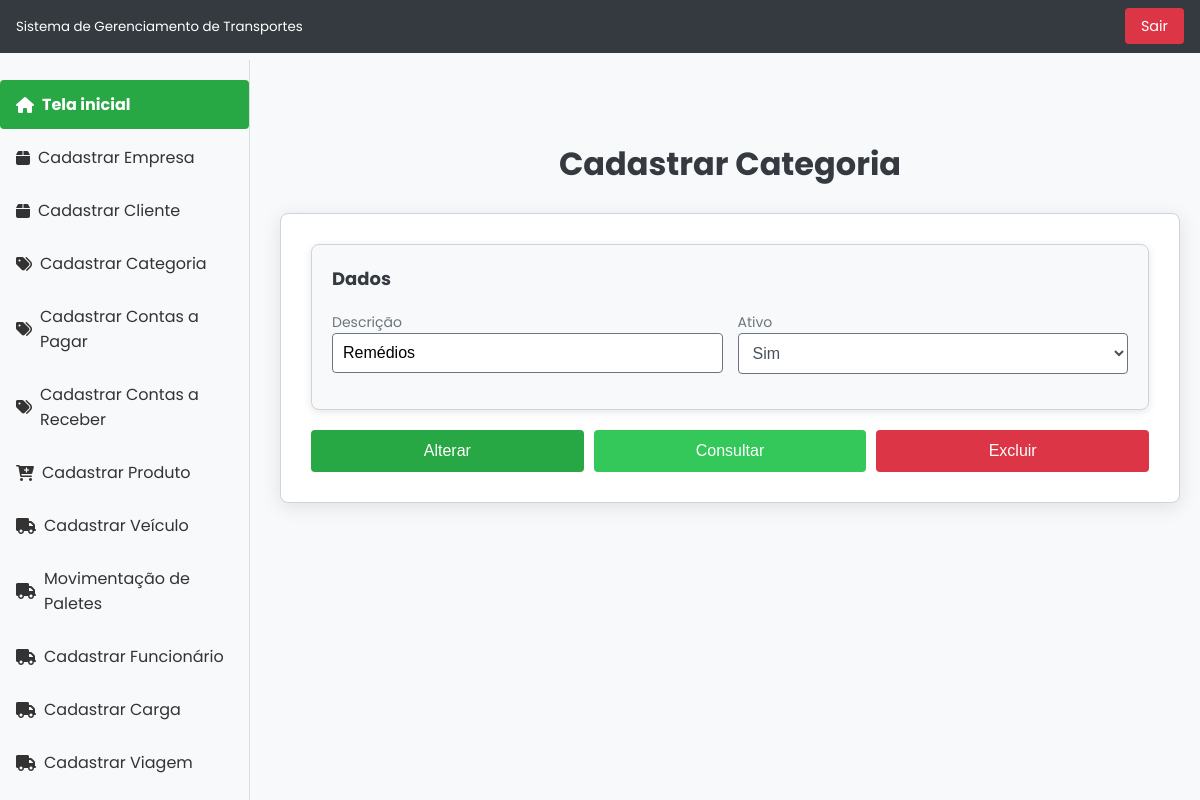
/tcc/categoria/ver?id=5, run on an earlier commit of the app's database.
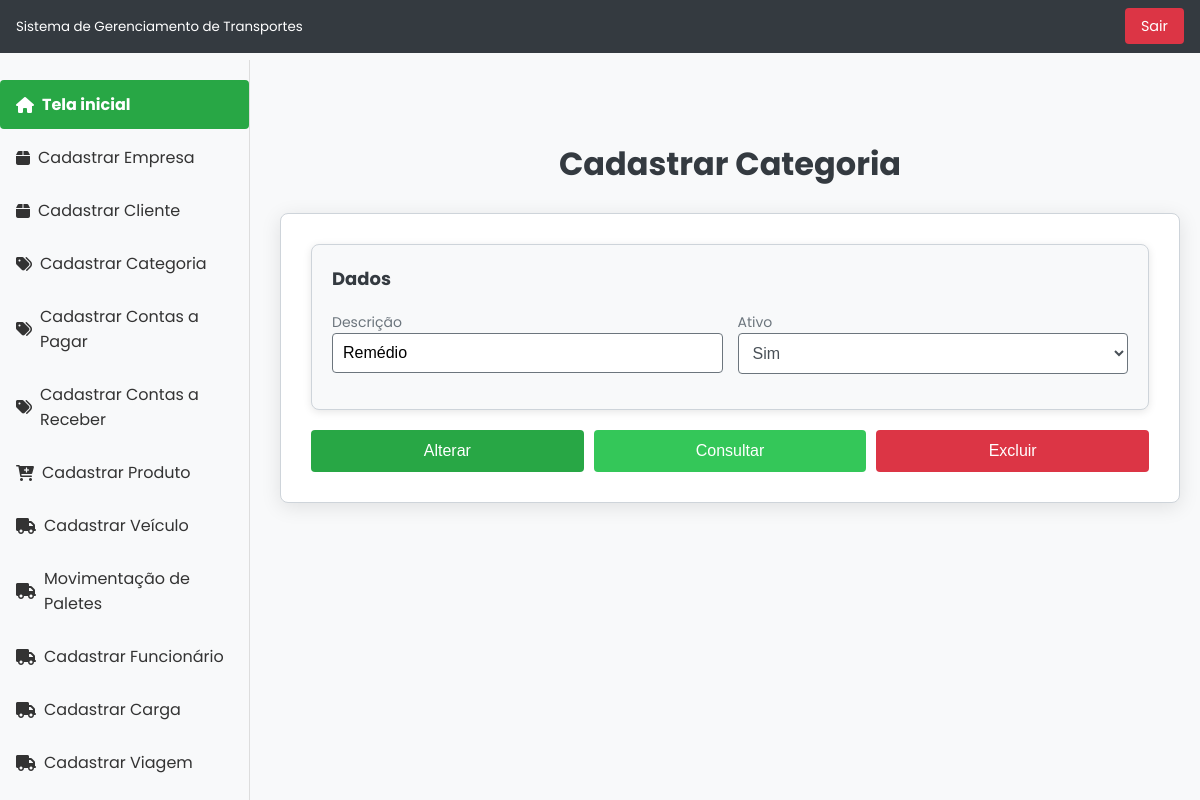
And on a later commit of the database.
### tables this page shows
CREATE TABLE `categoria` (
  `id` int(11) NOT NULL,
  `descricao` varchar(30) NOT NULL,
  `ativo` varchar(1) NOT NULL
);

### tcc/index.php (called while the page is built, shortened)
<?php
include 'rotas.php';

### tcc/DAO/MySQL.php (called while the page is built)
<?php
class MySQL extends PDO{
    private $host       = "localhost";
    private $usuario    = "root";
    private $senha      = "";
    private $db         = "tcc";
    private $opcoes = array(PDO::ATTR_ERRMODE => PDO::ERRMODE_EXCEPTION);
    public function __construct(){
        $dsn = "mysql:host=".$this->host.";dbname=".$this->db;
        return parent::__construct($dsn, $this->usuario, $this->senha, $this->opcoes);
    }
}

### tcc/DAO/categoriaDAO.php (called while the page is built, shortened)
<?php
class CategoriaDAO{
    private $conexao;
    public function __construct(){
        include_once "MySQL.php";
        $this->conexao = new MySQL();
    }
    public function getById($id){
        $stmt = $this->conexao->prepare("SELECT * FROM categoria WHERE id=?");
        $stmt->bindValue(1,$id);
        $stmt->execute();
        return $stmt->fetchObject();
    }
}

### tcc/View/modulos/categoria/cadastrar_categoria.php (the view, shortened to what this page needs)
<!DOCTYPE html>
<html lang="en">
<head>
    <link rel="stylesheet" href="/tcc/View/includes/css/style.css">
</head>
<body>
    <div class="header">
        <?php include PATH_VIEW . 'includes/cabecalho.php'; ?>
    </div>
    <div class="spacer"></div>
    <div class="menu">
        <?php include PATH_VIEW . 'includes/menu.php' ?>
    </div>
    <div class="conteudo">
        <div class="titulo-pagina">
            <h1>Cadastrar Categoria</h1>
        </div>
        <div class="formulario">
            <form method="post" action="/tcc/categoria/salvar">
                <div class="form-section">
                    <h2>Dados</h2>
                    <div class="form-row">
                        <div class="form-column">
                            <label>Descrição
                                <input name="descricao" value="<?= isset($dados_categ) && isset($dados_categ->descricao) ? $dados_categ->descricao : "" ?>" type="text"/>
                            </label>
                        </div>
                        <div class="form-column">
                        <label>Ativo
                                <select name="ativo" class="form-control">
                                    <option value="S" <?= isset($dados_categ) && $dados_categ->ativo == 'S' ? 'selected' : '' ?>>Sim</option>
                                </select>
                            </label>
                        </div>
                    </div>
                </div>
                <div class="form-buttons">
                    <button type="submit">
                        <?= isset($dados_categ) ? 'Alterar' : 'Cadastrar' ?>
                    </button>
                    <button type="button" class="btn-consultar" onclick="window.location.href='/tcc/categoria'">Consultar</button>
                    <?php if (isset($dados_categ)): ?>
                        <button type="button" class="btn-excluir" onclick="window.location.href='/tcc/categoria/excluir?id=<?= $dados_categ->id ?>'">
                            Excluir
                        </button>
                    <?php endif; ?>
                </div>
            </form>
        </div>
    </div>

What changed in the data, as far as the page shows it:
changed categoria: descricao "Remédios" → "Remédio"
